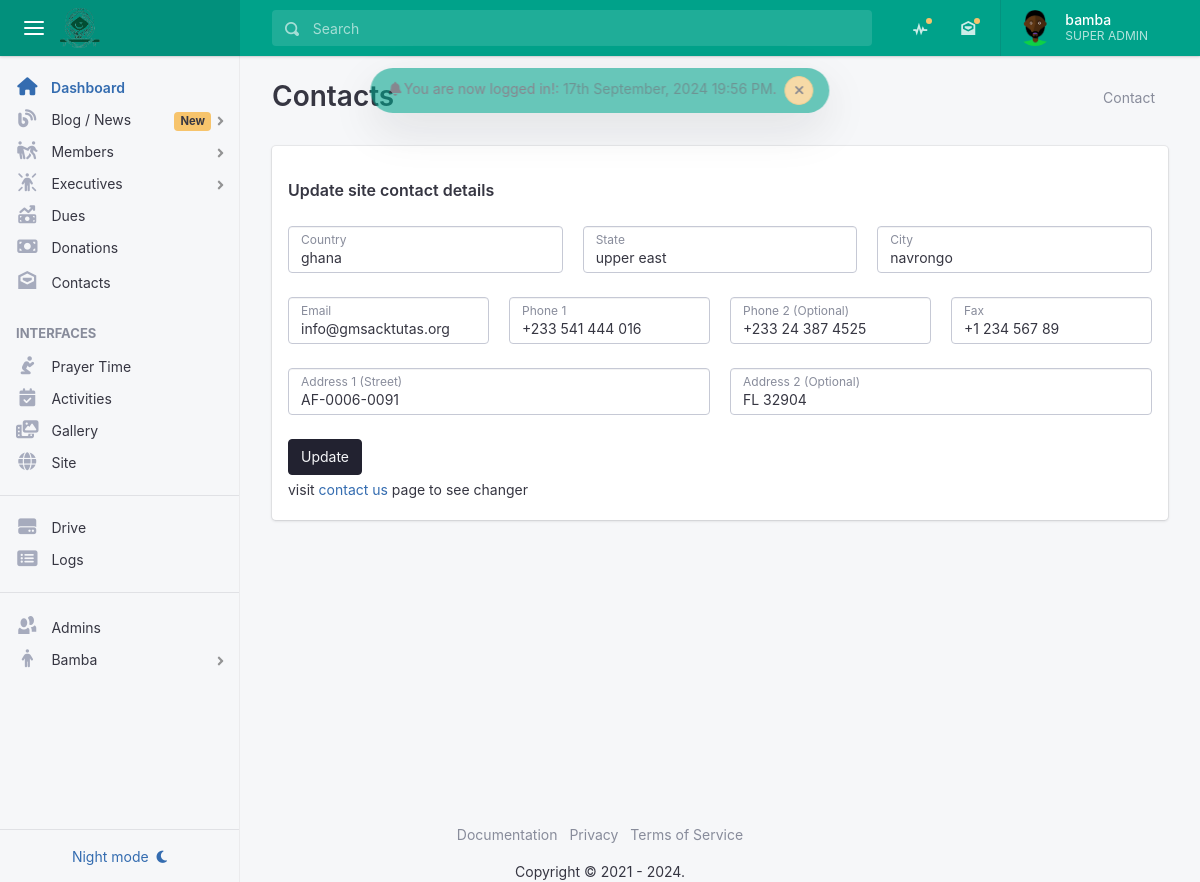
The page /admin/contacts?update-contact=1 (signed in) on the database its author committed.
### tables this page shows
CREATE TABLE `gmsa_admin` (
  `id` int(11) NOT NULL,
  `admin_id` varchar(300) DEFAULT NULL,
  `admin_fullname` varchar(255) NOT NULL,
  `admin_email` varchar(175) NOT NULL,
  `admin_password` varchar(255) NOT NULL,
  `admin_profile` text DEFAULT NULL,
  `admin_joined_date` datetime NOT NULL DEFAULT current_timestamp(),
  `admin_last_login` datetime DEFAULT NULL,
  `admin_permissions` varchar(255) NOT NULL,
  `admin_status` tinyint(4) NOT NULL DEFAULT 0
);

CREATE TABLE `gmsa_about` (
  `about_id` int(11) NOT NULL,
  `about_info` text NOT NULL,
  `about_street1` varchar(250) NOT NULL,
  `about_street2` varchar(250) NOT NULL,
  `about_country` varchar(250) NOT NULL,
  `about_state` varchar(250) NOT NULL,
  `about_city` varchar(250) NOT NULL,
  `about_phone` varchar(20) NOT NULL,
  `about_email` varchar(250) NOT NULL,
  `about_phone2` varchar(20) NOT NULL,
  `about_fax` varchar(50) NOT NULL,
  `dues_for_fresher` double(10,2) NOT NULL,
  `dues_for_continue` double(10,2) NOT NULL,
  `ads` text DEFAULT NULL,
  `facebook` varchar(500) DEFAULT NULL,
  `instagram` varchar(500) DEFAULT NULL,
  `youtube` varchar(500) DEFAULT NULL,
  `twitter` varchar(500) DEFAULT NULL,
  `linkedin` varchar(500) DEFAULT NULL,
  `signature` text NOT NULL,
  `mission` varchar(500) NOT NULL,
  `vision` varchar(500) NOT NULL,
  `constitution` text DEFAULT NULL
);

### admin/contacts.php (the view, shortened to what the rows shown need)
<?php
    require_once ("../db_connection/conn.php");
    include ("includes/head.php");
    include ("includes/header.php");
    include ("includes/aside.php");
    if (isset($_GET['update-contact']) && !empty($_GET['update-contact'])) {
        $post = cleanPost($_POST);
        $country = ((isset($_POST['country']))? $post["country"] : $site_row["about_country"]);
        $state = ((isset($_POST['state']))? $post["state"] : $site_row["about_state"]);
        $city = ((isset($_POST['city']))? $post["city"] : $site_row["about_city"]);
        $email = ((isset($_POST['email']))? $post["email"] : $site_row["about_email"]);
        $phone_1 = ((isset($_POST['phone_1']))? $post["phone_1"] : $site_row["about_phone"]);
        $phone_2 = ((isset($_POST['phone_2']))? $post["phone_2"] : $site_row["about_phone2"]);
        $fax = ((isset($_POST['fax']))? $post["fax"] : $site_row["about_fax"]);
        $street_1 = ((isset($_POST['street_1']))? $post["street_1"] : $site_row["about_street1"]);
        $street_2 = ((isset($_POST['street_2']))? $post["street_2"] : $site_row["about_street2"]);
    }
?>
    <main class="app-main">
        <div class="wrapper">
            <div class="page">
                <div class="page-inner">
                    <header class="page-title-bar">
                        <div class="d-md-flex align-items-md-start">
                            <h1 class="page-title mr-sm-auto"> Contacts </h1>
                        </div>
                    </header>
                    <div class="page-section">
                        <?php if (isset($_GET['update-contact']) && !empty($_GET['update-contact'])): ?>
                            <div class="card card-body">
                                <form method="POST" action="contacts.php?update-contact=1" id="updateForm">
                                    <fieldset>
                                        <legend>Update site contact details</legend>
                                        <div class="row">
                                            <div class="col-md-4 mb-2">
                                                <div class="form-group">
                                                    <div class="form-label-group">
                                                        <input type="text" name="country" id="country" class="form-control" value="<?= $country; ?>">
                                                        <label for="country">Country</label>
                                                    </div>
                                                </div>
                                            </div>
                                            <div class="col-md-4">
                                                <div class="form-group">
                                                    <div class="form-label-group">
                                                        <input type="text" name="state" id="state" class="form-control" value="<?= $state; ?>">
                                                        <label for="state">State</label>
                                                    </div>
                                                </div>
                                            </div>
                                            <div class="col-md-4">
                                                <div class="form-group">
                                                    <div class="form-label-group">
                                                    <input type="text" name="city" id="city" class="form-control" value="<?= $city; ?>">
                                                    <label for="city">City</label>
                                                </div>
                                            </div>
                                        </div>
                                        <div class="col-md-3 mb-2">
                                            <div class="form-group">
                                                <div class="form-label-group">
                                                    <input type="email" name="email" id="email" class="form-control" value="<?= $email; ?>">
                                                    <label for="email">Email</label>
                                                </div>
                                            </div>
                                        </div>
                                        <div class="col-md-3">
                                            <div class="form-group">
                                                <div class="form-label-group">
                                                    <input type="text" name="phone_1" id="phone_1" class="form-control" value="<?= $phone_1; ?>">
                                                    <label for="phone_1">Phone 1</label>
                                                </div>
                                            </div>
                                        </div>
                                        <div class="col-md-3">
                                            <div class="form-group">
                                                <div class="form-label-group">
                                                    <input type="text" name="phone_2" id="phone_2" class="form-control" value="<?= $phone_2; ?>">
                                                    <label for="phone_2">Phone 2 (Optional)</label>
                                                </div>
                                            </div>
                                        </div>
                                        <div class="col-md-3">
                                            <div class="form-group">
                                                <div class="form-label-group">
                                                    <input type="text" name="fax" id="fax" class="form-control" value="<?= $fax; ?>">
                                                    <label for="fax">Fax</label>
                                                </div>
                                            </div>
                                        </div>
                                        <div class="col-md-6">
                                            <div class="form-group">
                                                <div class="form-label-group">
                                                    <input type="text" name="street_1" id="street_1" class="form-control" value="<?= $street_1; ?>">
                                                    <label for="street_1">Address 1 (Street)</label>
                                                </div>
                                            </div>
                                        </div>
                                        <div class="col-md-6">
                                            <div class="form-group">
                                                <div class="form-label-group">
                                                    <input type="text" name="street_2" id="street_2" class="form-control" value="<?= $street_2; ?>">
                                                    <label for="street_2">Address 2 (Optional)</label>
                                                </div>
                                            </div>
                                        </div>
                                    </div>
                                    <div class="form-actions">
                                        <button type="submit" name="update_contact" id="update_contact" class="btn btn-dark">Update</button>
                                    </div>
                                    <p class="my-1">visit <a href="<?= PROOT; ?>contact-us" target="blank">contact us</a> page to see changer</p>
                                </form>
                            </div>
                        <?php endif; ?>
                    </div>
                </div>
            </div>
        </main>
    </div>
<?php include ("includes/footer.php"); ?>

### admin/includes/header.php (shortened to what the rows shown need)
<div class="app">
    <header class="app-header app-header-dark bg-success">
        <div class="top-bar">
            <div class="top-bar-list">
                <div class="top-bar-item top-bar-item-right px-0 d-none d-sm-flex">
                    <div class="dropdown d-none d-md-flex">
                        <button class="btn-account" type="button" data-toggle="dropdown" aria-haspopup="true" aria-expanded="false"> <span class="account-summary pr-lg-4 d-none d-lg-block"><span class="account-name"><?= $admin_data['admin_fullname']; ?> </span> <span class="account-description"><?= provide_admin_title($admin_data['admin_permissions']); ?></span></span></button>
                    </div>
                </div>
            </div>
        </div>
    </header>

### admin/includes/aside.php (shortened to what the rows shown need)
<aside class="app-aside app-aside-expand-md app-aside-light">
    <div class="aside-content">
        <div class="aside-menu overflow-hidden">
            <nav id="stacked-menu" class="stacked-menu">
                <ul class="menu">
                    <li class="menu-item has-child">
                        <a href="javascript:;" class="menu-link"><span class="menu-icon fa-solid fa-person"></span> <span class="menu-text"><?= ucwords($admin_data['admin_fullname']); ?> </span></a>
                    </li>
                </ul>
            </nav>
        </div>
    </div>
</aside>

### rows shown on the page
gmsa_admin: admin_fullname "bamba", admin_permissions "SUPER ADMIN", admin_fullname "Bamba"
gmsa_about: country "ghana", state "upper east", city "navrongo", email "info@gmsacktutas.org", phone_1 "+233 541 444 016", phone_2 "+233 24 387 4525", fax "+1 234 567 89", street_1 "AF-0006-0091", street_2 "FL 32904"

### other values the page prints
$_SESSION['flash_success'] "You are now logged in!"
